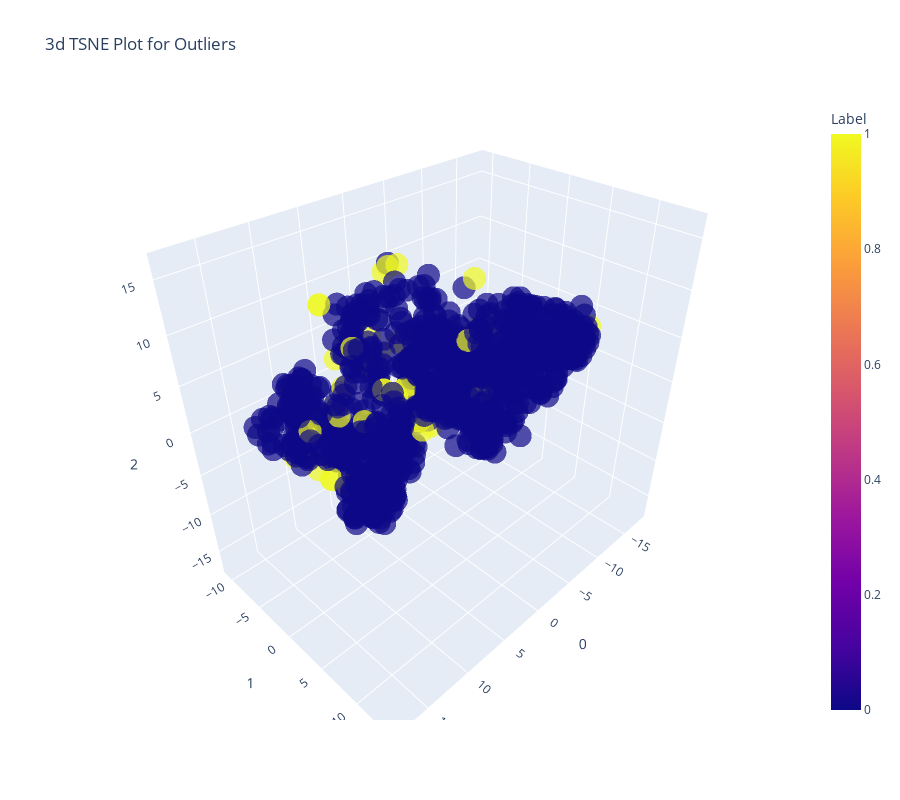

Notebook code for this chart:
### Markdown cell above
## Clustering

### Code cell
# instantiating Cluster model
cluster = create_model("cluster")

# plotting the data using Cluster 
plot_model(cluster)

### Figure 1 — Plotly figure (JSON) as saved in the notebook; plotly's stock layout.template omitted (floating-point values rounded to 4 significant figures; data arrays with more than 128 entries replaced by an {"elided": "..."} marker saying what was removed)
{"data": [{"customdata": {"elided": "1000x1 float values"}, "hoverlabel": {"namelength": 0}, "hovertemplate": "0=%{x}<br>1=%{y}<br>2=%{z}<br>Feature=%{customdata[0]}<br>Label=%{marker.color}", "legendgroup": "", "marker": {"color": {"elided": "1000 int values"}, "coloraxis": "coloraxis", "opacity": 0.7, "symbol": "circle"}, "mode": "markers", "name": "", "scene": "scene", "showlegend": false, "type": "scatter3d", "x": {"elided": "1000 float values"}, "y": {"elided": "1000 float values"}, "z": {"elided": "1000 float values"}}], "layout": {"coloraxis": {"colorbar": {"title": {"text": "Label"}}, "colorscale": [[0, "#0d0887"], [0.1111, "#46039f"], [0.2222, "#7201a8"], [0.3333, "#9c179e"], [0.4444, "#bd3786"], [0.5556, "#d8576b"], [0.6667, "#ed7953"], [0.7778, "#fb9f3a"], [0.8889, "#fdca26"], [1, "#f0f921"]]}, "height": 800, "legend": {"tracegroupgap": 0}, "scene": {"domain": {"x": [0, 1], "y": [0, 1]}, "xaxis": {"title": {"text": "0"}}, "yaxis": {"title": {"text": "1"}}, "zaxis": {"title": {"text": "2"}}}, "title": {"text": "3d TSNE Plot for Outliers"}, "width": 900}}
